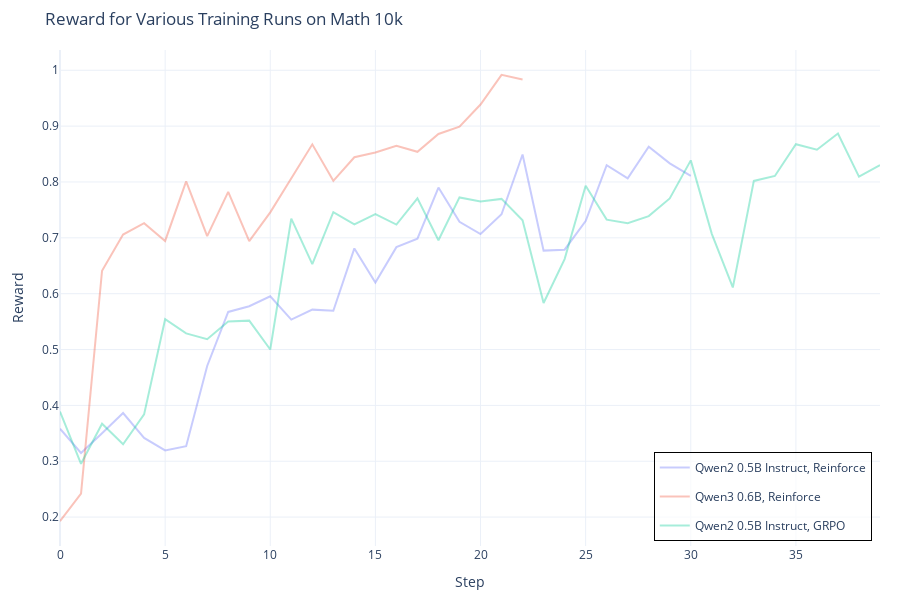

The cell this chart's notebook holds for it:
### Code cell
PREFIX = "/Users/kahnvex/projects/peralta/runs/"

plot_tb_scalars(
    {
        "Qwen2 0.5B Instruct, Reinforce": f"{PREFIX}2025-09-11_15-25-52/reinforce_qwen_qwen2-0.5b-instruct_math_10k",
        "Qwen3 0.6B, Reinforce": f"{PREFIX}2025-09-11_20-49-04/reinforce_qwen_qwen3-0.6b_math_10k",
        "Qwen2 0.5B Instruct, GRPO": f"{PREFIX}2025-09-12_13-33-17/grpo_qwen_qwen2-0.5b-instruct_math_10k",
    },
    tag="all_rewards",
    xaxis="step",
    title="Reward for Various Training Runs on Math 10k",
    save_html="../docs/assets/math_10k.html",
)

### Figure 1 — Plotly figure (JSON) as saved in the notebook; plotly's stock layout.template omitted (floating-point values rounded to 4 significant figures)
{"data": [{"customdata": ["0 ms", "03:46.13", "07:26.12", "17:56.41", "21:28.35", "25:01.50", "28:27.44", "32:18.75", "35:52.50", "39:25.04", "43:15.22", "48:23.15", "52:57.32", "57:16.05", "01:01:19.75", "01:05:47.19", "01:10:07.14", "01:15:23.99", "01:19:32.56", "01:24:19.33", "01:28:38.82", "01:36:33.20", "01:42:49.96", "01:48:38.33", "01:57:05.60", "02:01:58.82", "02:06:37.96", "02:25:47.21", "02:42:23.07", "02:59:06.30", "03:10:28.16"], "hovertemplate": "<br />Step: %{x}<br>Δt: %{customdata}<br>value: %{y}", "legendgroup": "Qwen2 0.5B Instruct, Reinforce", "mode": "lines", "name": "Qwen2 0.5B Instruct, Reinforce", "opacity": 0.35, "type": "scatter", "x": [0, 1, 2, 3, 4, 5, 6, 7, 8, 9, 10, 11, 12, 13, 14, 15, 16, 17, 18, 19, 20, 21, 22, 23, 24, 25, 26, 27, 28, 29, 30], "y": [0.3583, 0.3148, 0.35, 0.3864, 0.3417, 0.3194, 0.3269, 0.4706, 0.5673, 0.5776, 0.5952, 0.5536, 0.5714, 0.5694, 0.681, 0.6198, 0.6833, 0.6984, 0.79, 0.7287, 0.7068, 0.7423, 0.8491, 0.6771, 0.6788, 0.7302, 0.83, 0.8064, 0.8631, 0.8333, 0.811]}, {"customdata": ["0 ms", "04:35.94", "11:36.20", "19:29.24", "29:08.67", "39:26.42", "45:23.79", "53:22.41", "58:53.09", "01:03:48.49", "01:08:33.20", "01:14:39.20", "01:22:37.70", "01:35:46.86", "02:00:35.89", "02:43:11.53", "03:51:51.93", "04:58:57.11", "06:59:28.92", "07:52:48.82", "08:28:54.00", "09:55:39.99", "10:28:06.04"], "hovertemplate": "<br />Step: %{x}<br>Δt: %{customdata}<br>value: %{y}", "legendgroup": "Qwen3 0.6B, Reinforce", "mode": "lines", "name": "Qwen3 0.6B, Reinforce", "opacity": 0.35, "type": "scatter", "x": [0, 1, 2, 3, 4, 5, 6, 7, 8, 9, 10, 11, 12, 13, 14, 15, 16, 17, 18, 19, 20, 21, 22], "y": [0.1926, 0.2421, 0.641, 0.7059, 0.7263, 0.6944, 0.801, 0.703, 0.7823, 0.694, 0.7456, 0.8071, 0.8674, 0.8021, 0.8443, 0.8527, 0.8648, 0.8541, 0.8859, 0.899, 0.9386, 0.9919, 0.9834]}, {"customdata": ["0 ms", "03:59.03", "08:00.41", "14:17.16", "18:36.26", "22:22.07", "26:26.87", "30:52.41", "35:45.41", "40:07.61", "44:04.86", "47:51.31", "51:55.40", "55:59.96", "01:00:29.40", "01:06:12.85", "01:11:41.75", "01:18:23.67", "01:23:49.61", "01:28:33.80", "01:34:00.64", "01:39:40.52", "01:46:43.76", "01:51:13.43", "01:55:34.31", "02:00:05.48", "02:07:56.98", "02:13:01.37", "02:18:59.45", "02:23:20.32", "02:28:47.95", "02:35:04.93", "02:39:43.50", "02:44:33.18", "02:48:52.92", "02:54:33.68", "03:00:30.06", "03:06:33.38", "03:11:38.37", "03:20:05.54"], "hovertemplate": "<br />Step: %{x}<br>Δt: %{customdata}<br>value: %{y}", "legendgroup": "Qwen2 0.5B Instruct, GRPO", "mode": "lines", "name": "Qwen2 0.5B Instruct, GRPO", "opacity": 0.35, "type": "scatter", "x": [0, 1, 2, 3, 4, 5, 6, 7, 8, 9, 10, 11, 12, 13, 14, 15, 16, 17, 18, 19, 20, 21, 22, 23, 24, 25, 26, 27, 28, 29, 30, 31, 32, 33, 34, 35, 36, 37, 38, 39], "y": [0.3889, 0.2955, 0.3672, 0.3304, 0.3839, 0.5543, 0.5288, 0.5185, 0.55, 0.5517, 0.5, 0.7344, 0.6528, 0.7461, 0.724, 0.7425, 0.7238, 0.7707, 0.6957, 0.7723, 0.7652, 0.7697, 0.7315, 0.5833, 0.6619, 0.7933, 0.7326, 0.7262, 0.7389, 0.7705, 0.8386, 0.7071, 0.6111, 0.8019, 0.8108, 0.8675, 0.8577, 0.8867, 0.8094, 0.8303]}], "layout": {"height": 600, "hovermode": "x unified", "legend": {"bgcolor": "rgba(255,255,255,0.7)", "bordercolor": "black", "borderwidth": 1, "x": 0.99, "xanchor": "right", "y": 0.01, "yanchor": "bottom"}, "margin": {"b": 50, "l": 60, "r": 20, "t": 50}, "title": {"text": "Reward for Various Training Runs on Math 10k"}, "xaxis": {"title": {"text": "Step"}}, "yaxis": {"title": {"text": "Reward"}}}}
